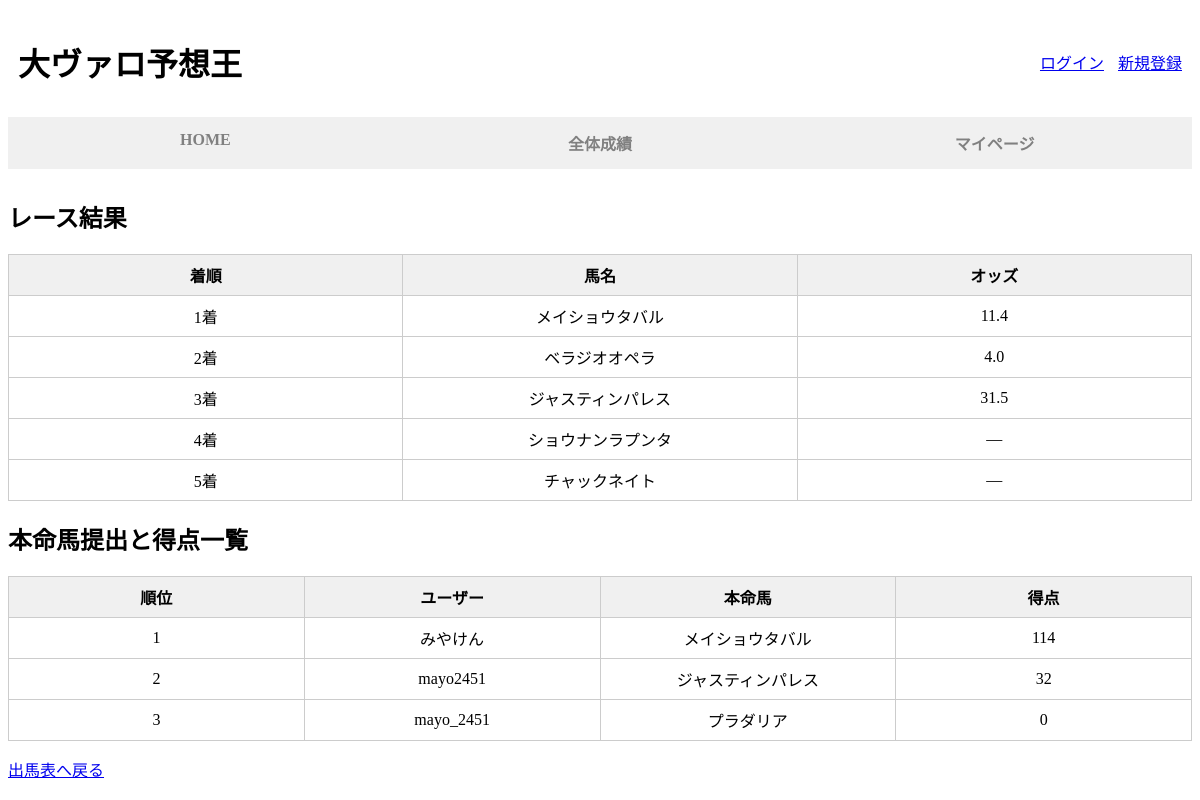
/race_result/24, run on the app's committed database.
### tables this page shows
CREATE TABLE race_result (
    race_id INTEGER PRIMARY KEY,
    first_place TEXT,
    second_place TEXT,
    third_place TEXT,
    fourth_place TEXT,
    fifth_place TEXT,
    odds_first REAL,
    odds_second REAL,
    odds_third REAL,
    FOREIGN KEY (race_id) REFERENCES race_schedule(id)
);

CREATE TABLE raise_horse (
    id INTEGER PRIMARY KEY AUTOINCREMENT,
    race_id INTEGER NOT NULL,
    username TEXT NOT NULL,
    honmeiba TEXT NOT NULL, honmeiba_rank INTEGER DEFAULT 0, honmeiba_odds REAL, score INTEGER DEFAULT 0,
    UNIQUE (race_id, username),
    FOREIGN KEY (race_id) REFERENCES race_schedule(id)
);

### app.py (the view)
@app.route('/race_result/<int:race_id>', methods=['GET', 'POST'])
def show_race_result(race_id):
    conn = connect_db()
    cur = conn.cursor()
    cur.execute("SELECT horse_name FROM race_entries WHERE race_id = ?", (race_id,))
    horses = [row['horse_name'] for row in cur.fetchall()]
    cur.execute("SELECT * FROM race_result WHERE race_id = ?", (race_id,))
    result_row = cur.fetchone()
    result = dict(result_row) if result_row else {
        'first_place': '',
        'second_place': '',
        'third_place': '',
        'fourth_place': '',
        'fifth_place': '',
        'odds_first': '',
        'odds_second': '',
        'odds_third': ''
    }
    cur.execute("SELECT race_name FROM race_schedule WHERE id = ?", (race_id,))
    race = cur.fetchone()
    cur.execute("""SELECT username, honmeiba, score FROM raise_horse WHERE race_id = ?""", (race_id,))
    scores = cur.fetchall()
    sorted_scores = sorted(scores, key=lambda x: x['score'], reverse=True)
    ranked_scores = []
    prev_score = None
    rank = 0
    count = 0
    for row in sorted_scores:
        count += 1
        if row['score'] != prev_score:
            rank = count
        ranked_scores.append({
            'rank': rank,
            'username': row['username'],
            'honmeiba': row['honmeiba'],
            'score': row['score']
        })
        prev_score = row['score']
    conn.close()
    return render_template('race_result.html', race_id=race_id, horses=horses, race=race, result=result, scores=ranked_scores)

### app.py (called while the page is built)
def connect_db():
    conn = sqlite3.connect('miyakeiba_app.db')
    conn.row_factory = sqlite3.Row
    return conn

### templates/race_result.html (shortened to what this page needs)
<!DOCTYPE html>
<html lang="en">
    <head>
        <link rel="stylesheet" href="{{ url_for('static', filename='table.css') }}">
        <link rel="stylesheet" href="{{ url_for('static', filename='homestyle.css') }}">
    </head>
    <body>
        <header>
            <h1>大ヴァロ予想王</h1>
            <div class="login-status">
                {% if session.get('username') %}
                    <span>ようこそ、{{ session['username'] }}さん</span>
                    <a href="{{ url_for('logout') }}" style="margin-left: 10px;">ログアウト</a>
                {% else %}
                    <a href="{{ url_for('login') }}">ログイン</a>
                    <a href="{{ url_for('register') }}" style="margin-left: 10px;">新規登録</a>
                {% endif %}
            </div>
        </header>
        <div class="menu_bar">
            <nav>
                <ul class="menu">
                    <li><a href="/">HOME</a></li>
                    <li><a href="/">全体成績</a></li>
                    <li><a href="{{url_for('mypage')}}">マイページ</a></li>
                </ul>
            </nav>
        </div>
        <h2>レース結果</h2>
        <table border="1">
            <tr><th>着順</th><th>馬名</th><th>オッズ</th></tr>
            <tr><td>1着</td><td>{{ result.first_place }}</td><td>{{ result.odds_first }}</td></tr>
            <tr><td>2着</td><td>{{ result.second_place }}</td><td>{{ result.odds_second }}</td></tr>
            <tr><td>3着</td><td>{{ result.third_place }}</td><td>{{ result.odds_third }}</td></tr>
            <tr><td>4着</td><td>{{ result.fourth_place }}</td><td>—</td></tr>
            <tr><td>5着</td><td>{{ result.fifth_place }}</td><td>—</td></tr>
        </table>
        <h2>本命馬提出と得点一覧</h2>
        <table border="1">
            <tr>
                <th>順位</th>
                <th>ユーザー</th>
                <th>本命馬</th>
                <th>得点</th>
            </tr>
            {% for row in scores %}
            <tr>
                <td>{{ row.rank }}</td>
                <td>{{ row.username }}</td>
                <td>{{ row.honmeiba }}</td>
                <td>{{ row.score }}</td>
            </tr>
            {% endfor %}
        </table>
        <p><a href="{{ url_for('show_entries', race_id=request.view_args['race_id']) }}">出馬表へ戻る</a></p>
    </body>
</html>

### static/table.css (style rules this page uses)
table { border-collapse: collapse; width: 100%; max-width: 100%; }
td { border: 1px solid #ccc; padding: 8px; text-align: center; width: 14.28%; }
th { border: 1px solid #ccc; padding: 8px; text-align: center; width: 14.28%; background-color: #f0f0f0; }

### static/homestyle.css (style rules this page uses)
.menu { text-align: center; }
.menu_bar { background-color: #f0f0f0; padding: 0; margin: 0; margin-bottom: 30px; }
.menu_bar ul { list-style: none; margin: 0; padding: 0; display: flex; }
.menu_bar li { margin: 0; flex: 1; }
.menu_bar a { width: 100%; display: block; padding: 14px 20px; text-decoration: none; color: gray; font-weight: bold; box-sizing: border-box; }
header { display: flex; justify-content: space-between; align-items: center; padding: 10px; }

### data on the page
race_result: first_place "メイショウタバル", odds_first "11.4", second_place "ベラジオオペラ", odds_second "4.0", third_place "ジャスティンパレス", odds_third "31.5", fourth_place "ショウナンラプンタ", fifth_place "チャックネイト"
raise_horse: rank "1", username "みやけん", honmeiba "メイショウタバル", score "114"
raise_horse: rank "2", username "mayo2451", honmeiba "ジャスティンパレス", score "32"
raise_horse: rank "3", username "mayo_2451", honmeiba "プラダリア", score "0"
